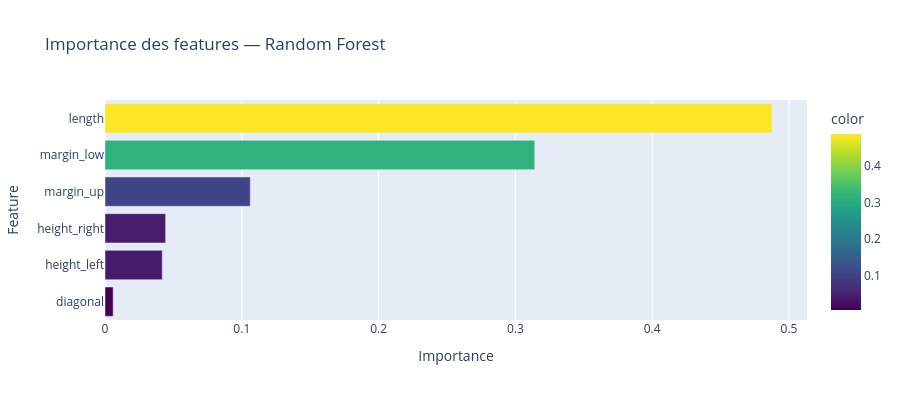

This figure's notebook cell:
### Code cell
# =============================================================================
# BLOC 14 — IMPORTANCE DES FEATURES (Random Forest)
# Random Forest calcule l'importance de chaque variable dans les décisions.
# Cela nous aide à comprendre quelles mesures géométriques différencient
# le mieux les vrais des faux billets.
# =============================================================================

# Extraction de l'importance depuis le modèle RF dans le pipeline
importances = pipeline_rf.named_steps['model'].feature_importances_
feat_imp = pd.Series(importances, index=FEATURES).sort_values(ascending=True)

fig = px.bar(
    feat_imp,
    orientation='h',
    title='Importance des features — Random Forest',
    labels={'value': 'Importance', 'index': 'Feature'},
    color=feat_imp.values,
    color_continuous_scale='Viridis'
)
fig.update_layout(height=400, showlegend=False)
fig.show()

print('Feature la plus discriminante :', feat_imp.idxmax())

### Figure 1 — Plotly figure (JSON) as saved in the notebook; plotly's stock layout.template omitted (floating-point values rounded to 4 significant figures)
{"data": [{"alignmentgroup": "True", "hovertemplate": "Importance=%{x}<br>Feature=%{y}<br>color=%{marker.color}<extra></extra>", "legendgroup": "", "marker": {"color": [0.005973, 0.04185, 0.04433, 0.1062, 0.3141, 0.4875], "coloraxis": "coloraxis", "pattern": {"shape": ""}}, "name": "", "offsetgroup": "", "orientation": "h", "showlegend": false, "textposition": "auto", "type": "bar", "x": [0.005973, 0.04185, 0.04433, 0.1062, 0.3141, 0.4875], "xaxis": "x", "y": ["diagonal", "height_left", "height_right", "margin_up", "margin_low", "length"], "yaxis": "y"}], "layout": {"barmode": "relative", "coloraxis": {"colorbar": {"title": {"text": "color"}}, "colorscale": [[0, "#440154"], [0.1111, "#482878"], [0.2222, "#3e4989"], [0.3333, "#31688e"], [0.4444, "#26828e"], [0.5556, "#1f9e89"], [0.6667, "#35b779"], [0.7778, "#6ece58"], [0.8889, "#b5de2b"], [1, "#fde725"]]}, "height": 400, "legend": {"tracegroupgap": 0}, "showlegend": false, "title": {"text": "Importance des features — Random Forest"}, "xaxis": {"anchor": "y", "domain": [0, 1], "title": {"text": "Importance"}}, "yaxis": {"anchor": "x", "domain": [0, 1], "title": {"text": "Feature"}}}}
